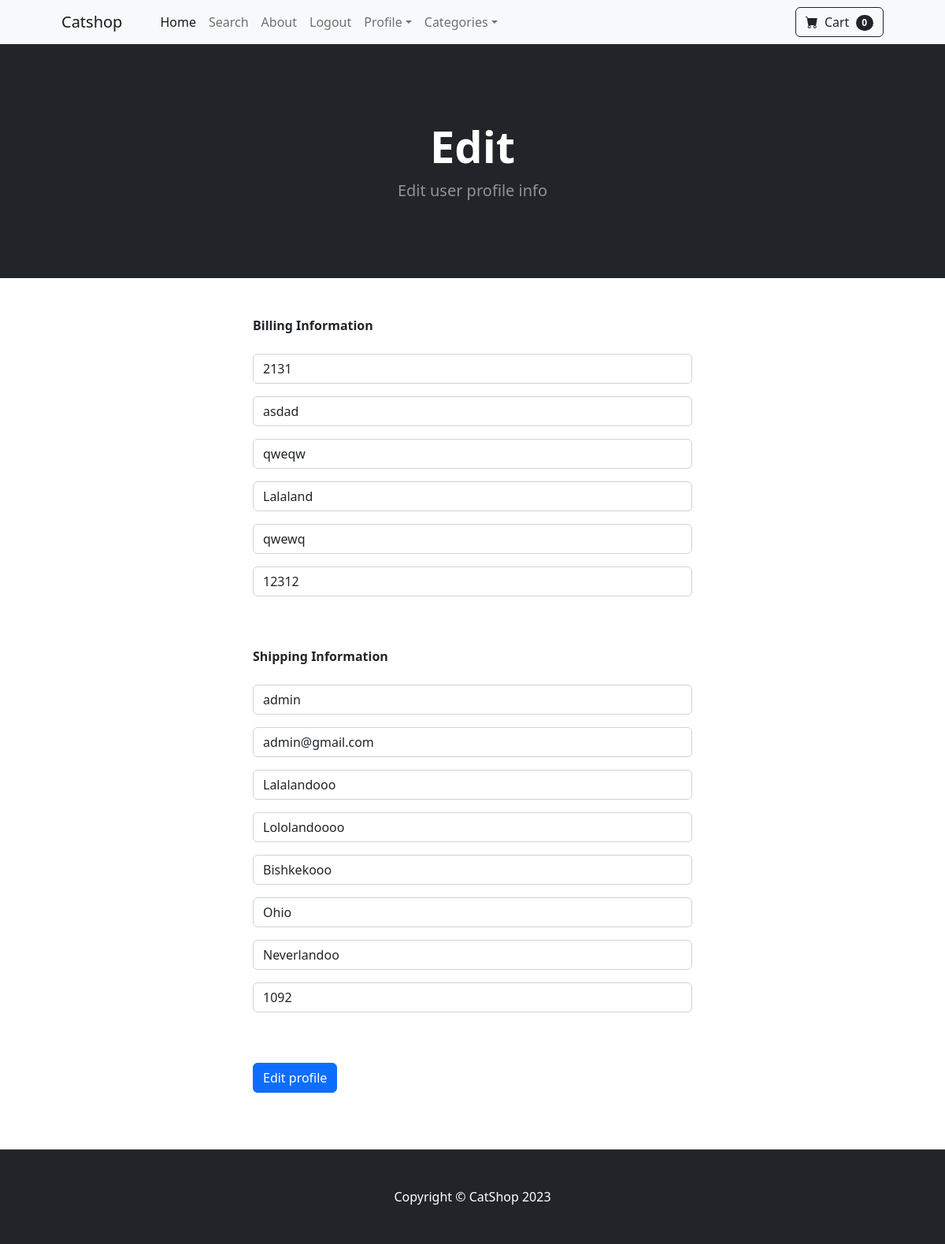
Screenshot of /update_profile_info/ (signed in) with the database file from the repository.
### store/models.py (models this page shows, shortened)
class Profile(models.Model):
    user = models.OneToOneField(User, on_delete=models.CASCADE)
    modification_date = models.DateTimeField(User, auto_now=True)
    phone = models.CharField(max_length=20, blank=True)
    address1 = models.CharField(max_length=200, blank=True)
    address2 = models.CharField(max_length=200, blank=True)
    city = models.CharField(max_length=200, blank=True)
    country = models.CharField(max_length=200, blank=True)
    zip_code = models.CharField(max_length=200, blank=True)
    old_cart = models.CharField(max_length=200, blank=True, null=True)

### payment/models.py (models this page shows, shortened)
class ShippingAddress(models.Model):
    user = models.ForeignKey(User, on_delete=models.CASCADE, null=True, blank=True)
    ship_full_name = models.CharField(max_length=200)
    ship_email = models.CharField(max_length=200)
    ship_address1 = models.CharField(max_length=200)
    ship_address2 = models.CharField(max_length=200, null=True, blank=True)
    ship_city = models.CharField(max_length=200)
    ship_state = models.CharField(max_length=200, null=True, blank=True)
    ship_zipcode = models.CharField(max_length=200, null=True, blank=True)
    ship_country = models.CharField(max_length=200)
    class Meta:
        verbose_name_plural = "Shipping Address"

### store/views.py (the view)
# urls.py: path('update_profile_info/', views.update_profile_info, name='update_profile_info'),
def update_profile_info(request):
    if request.user.is_authenticated:
        user = Profile.objects.get(user__id=request.user.id)
        update_profile_info_form = UserInfoForm(request.POST or None, instance=user)
        shipping_user = ShippingAddress.objects.get(user=request.user)
        shipping_form = ShippingForm(request.POST or None, instance=shipping_user)
        if update_profile_info_form.is_valid() or shipping_form.is_valid():
            update_profile_info_form.save()
            shipping_form.save()
            messages.success(request, "User info has been updated")
            return render(request, 'home.html', {})
        return render(request, 'update_profile_info.html', {'update_profile_info_form': update_profile_info_form, 'shipping_form': shipping_form})
    else:
        messages.success(request, "You should be logged in to edit the user info!!!")
        return render(request, 'home.html', {})

### store/forms.py
class UserInfoForm(forms.ModelForm):
    phone = forms.CharField(label='', widget=forms.TextInput(attrs={'class':'form-control', 'placeholder':'phone'}), required=False)
    address1 = forms.CharField(label='', widget=forms.TextInput(attrs={'class':'form-control', 'placeholder':'address1'}), required=False)
    address2 = forms.CharField(label='', widget=forms.TextInput(attrs={'class':'form-control', 'placeholder':'address2'}), required=False)
    city = forms.CharField(label='', widget=forms.TextInput(attrs={'class':'form-control', 'placeholder':'city'}), required=False)
    country = forms.CharField(label='', widget=forms.TextInput(attrs={'class':'form-control', 'placeholder':'country'}), required=False)
    zip_code = forms.CharField(label='', widget=forms.TextInput(attrs={'class':'form-control', 'placeholder':'zip_code'}), required=False)
    class Meta:
        model = Profile
        fields = ['phone', 'address1', 'address2', 'city', 'country', 'zip_code']

### cart/cart.py (called while the page is built)
    def __len__(self):
        return len(self.cart)

### cart/context_processors.py (called while the page is built)
def cart(request):
    return {'cart':Cart(request)}

### store/context_processors.py (called while the page is built)
def categories(request):
    categories = Category.objects.all()
    return {'categories': categories}

### store/templates/update_profile_info.html (shortened to what this page needs)
{% extends 'base.html' %}
{% block content %}
<header class="bg-dark py-5">
    <div class="container px-4 px-lg-5 my-5">
        <div class="text-center text-white">
            <h1 class="display-4 fw-bolder">Edit</h1>
            <p class="lead fw-normal text-white-50 mb-0">Edit user profile info</p>
        </div>
    </div>
</header>
<br><br>
<div class="container">
  <div class="col-md-6 offset-md-3">
      <strong>Billing Information</strong>
      <br><br>
    <form method="POST" action="{% url 'update_profile_info' %}">
      {{ update_profile_info_form.as_p }}
      <br><br>
       <strong>Shipping Information</strong>
      <br><br>
      {{ shipping_form.as_p }}
      <br><br>
      <button type="submit" class="btn btn-primary">Edit profile</button>
      <br><br>
    </form>
  </div>
</div>
<br><br>
{% endblock %}

### rows the page displays
Profile: phone "2131", address1 "asdad", address2 "qweqw", city "Lalaland", country "qwewq", zip_code "12312"
ShippingAddress: ship_full_name "admin", ship_email "admin@gmail.com", ship_address1 "Lalalandooo", ship_address2 "Lololandoooo", ship_city "Bishkekooo", ship_state "Ohio", ship_country "Neverlandoo", ship_zipcode "1092"

### other values shown
{{ cart | length }} "0"
